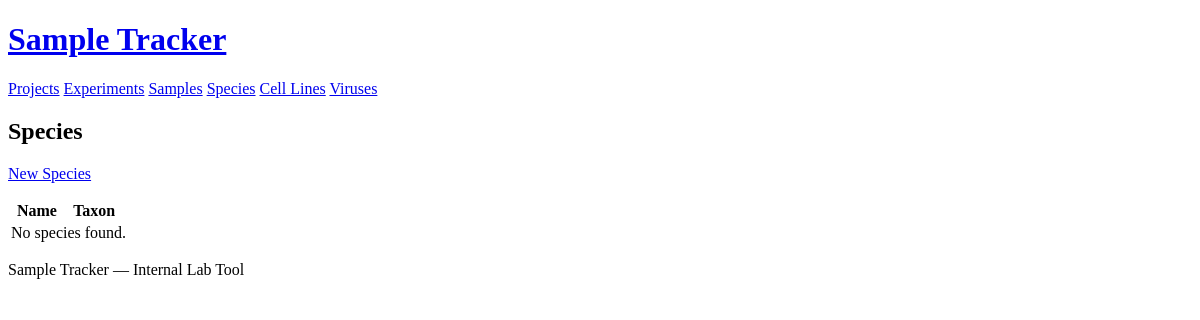
/species, run on an earlier commit of the app's database.
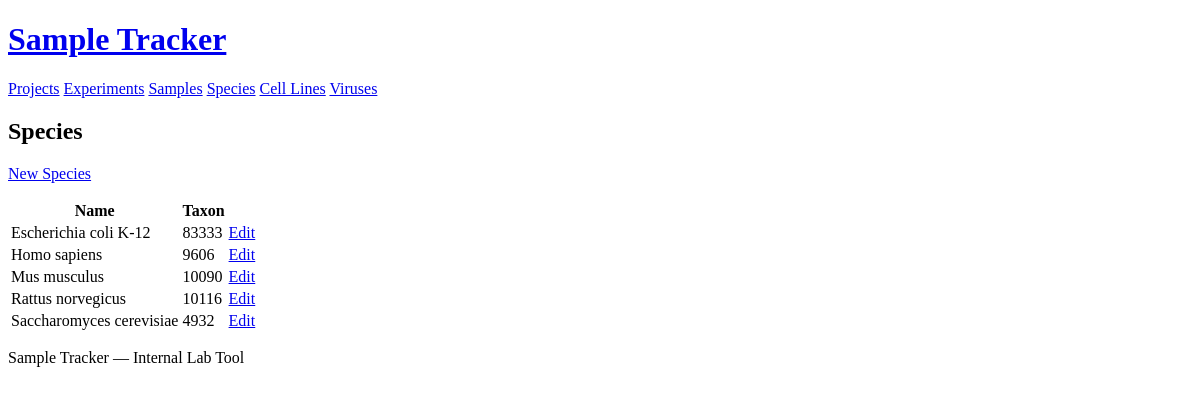
And on a later commit of the database.
### models.py (models this page shows)
class Species(db.Model):
    __tablename__ = "species"
    id = db.Column(db.Integer, primary_key=True, autoincrement=True)
    species_name = db.Column(db.Text, nullable=False)
    species_taxon = db.Column(db.Text)
    cell_lines = db.relationship("CellLine", back_populates="species")

### app.py (the view)
@app.route("/species")
def species_list():
    species_list = Species.query.order_by(Species.species_name).all()
    return render_template("species/list.html", species_list=species_list)

### templates/species/list.html (shortened to what this page needs)
{% extends "base.html" %}
{% block content %}
<h2>Species</h2>
<p><a href="{{ url_for('species_create') }}" role="button">New Species</a></p>
<table>
  <thead>
    <tr>
      <th>Name</th>
      <th>Taxon</th>
      <th></th>
    </tr>
  </thead>
  <tbody>
    {% for sp in species_list %}
    <tr>
      <td>{{ sp.species_name }}</td>
      <td>{{ sp.species_taxon or '' }}</td>
      <td><a href="{{ url_for('species_edit', id=sp.id) }}">Edit</a></td>
    </tr>
    {% else %}
    <tr><td colspan="3">No species found.</td></tr>
    {% endfor %}
  </tbody>
</table>
{% endblock %}

What changed in the data, as far as the page shows it:
added Species: species_name "Escherichia coli K-12", species_taxon "83333"
added Species: species_name "Homo sapiens", species_taxon "9606"
added Species: species_name "Mus musculus", species_taxon "10090"
added Species: species_name "Rattus norvegicus", species_taxon "10116"
added Species: species_name "Saccharomyces cerevisiae", species_taxon "4932"
Also different on the page:
text no longer shown: "No species found."
